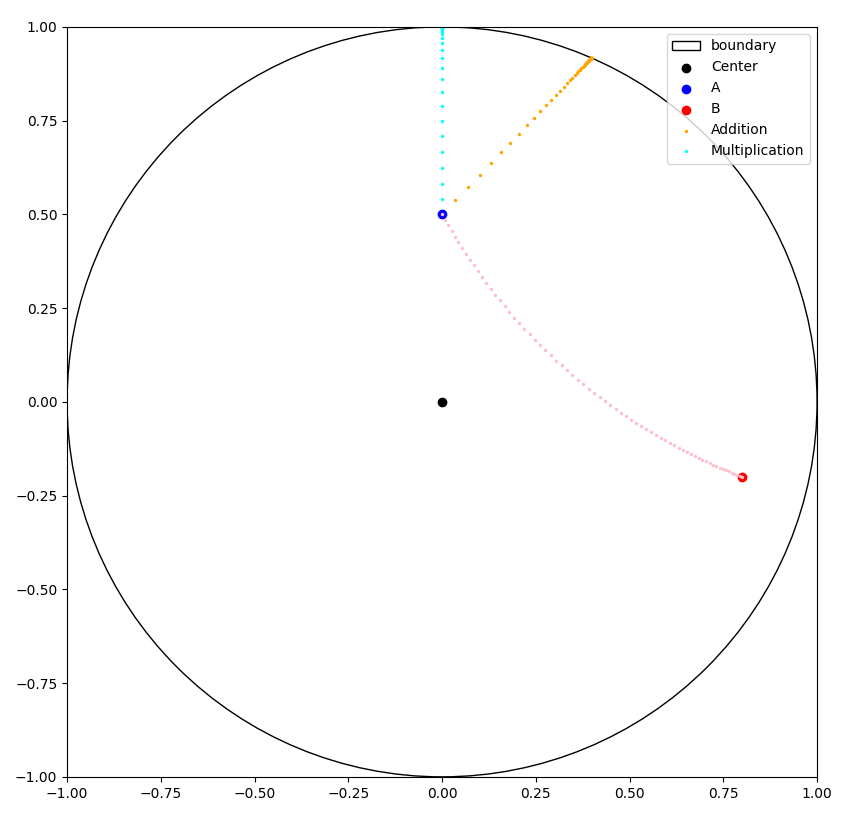

The script that drew this image:
from matplotlib import pyplot as plt
import numpy as np

from gyrovectors.backend import get_backend
from gyrovectors.operations import mob_add, mob_multiply
from gyrovectors.plots import init_circle_figure, plot_gyroline


def main():

    # Select backend, other backend are not installed by default
    back = get_backend("numpy")

    # Hyperparameters
    radius = 1  # radius of the circle
    n_iterations = 100  # number of times the operations are applied
    mult_factor = 1.1  # factor by which we want to multiply

    # Initialize plot
    fig, ax = init_circle_figure(radius)
    legends = ["boundary"]

    ax.scatter(0, 0, c="black")
    legends.append("Center")

    # Initialize points
    a = np.array([0.0, 0.5])
    b = np.array([0.8, -0.2])
    supp = np.array([0.05, 0.05])

    # Plot a and b
    ax.scatter(a[0], a[1], c="b")
    legends.append("A")
    ax.scatter(b[0], b[1], c="r")
    legends.append("B")

    # At each iteration, we perform one addition and one multiplication
    W = np.empty((n_iterations, 2), np.float32)
    W[0] = mob_add(a, supp, radius, back)
    X = np.empty((n_iterations, 2), np.float32)
    X[0] = mob_multiply(mult_factor, a, radius, back)

    for i in range(1, n_iterations):
        W[i] = mob_add(W[i - 1], supp, radius, back)
        X[i] = mob_multiply(mult_factor, X[i - 1], radius, back)

    # Plot the additions and multiplications
    ax.scatter(W[..., 0], W[..., 1], c="orange", s=2)
    legends.append("Addition")

    ax.scatter(X[..., 0], X[..., 1], c="cyan", s=2)
    legends.append("Multiplication")

    # Plot the gyroline between a and b
    fig, ax = plot_gyroline(a, b, radius, back, 70, fig, ax, color="pink", s=2)

    plt.legend(legends)
    plt.show()


if __name__ == "__main__":
    main()
